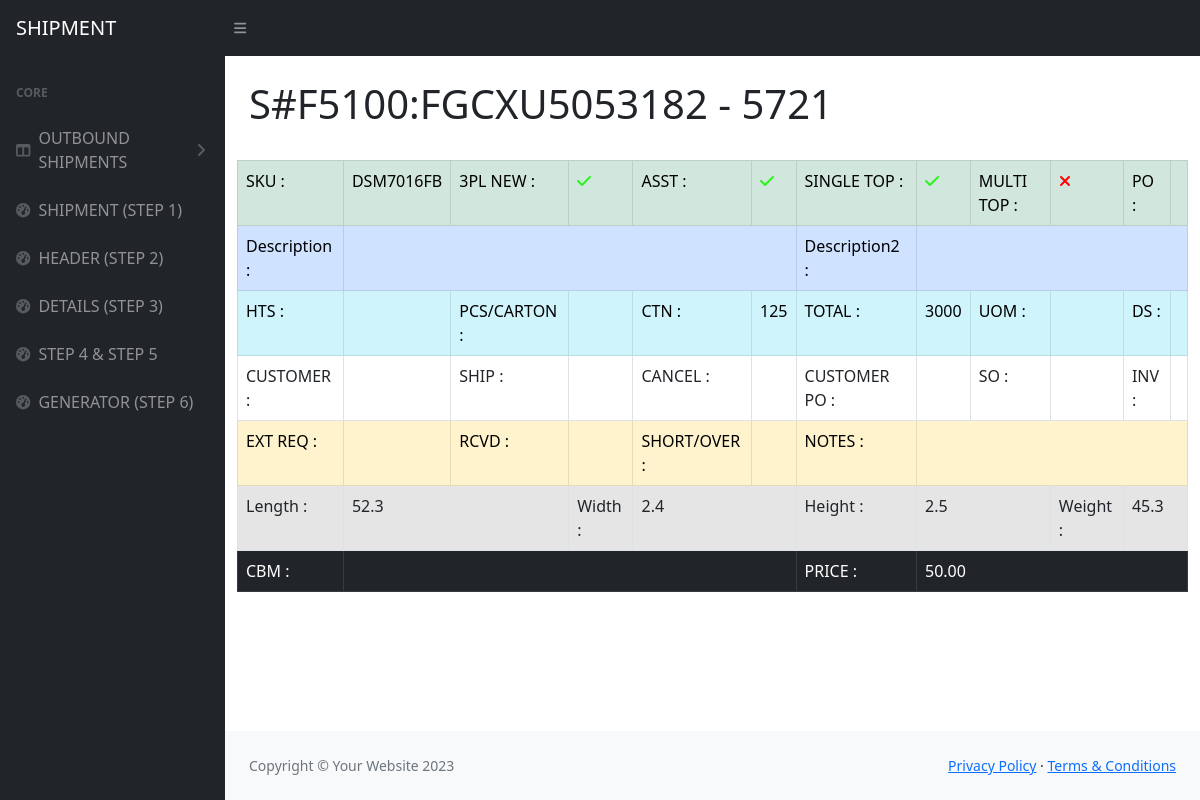
/index.php/setdetails/view/7, run on the app's committed database.
### tables this page shows
CREATE TABLE `shipment_details`  (
  `id` int UNSIGNED NOT NULL AUTO_INCREMENT COMMENT 'id',
  `shipment_id` int NULL DEFAULT NULL COMMENT 'shipment_id',
  `container_id` int NULL DEFAULT NULL COMMENT 'container_id',
  `po` varchar(255) NULL DEFAULT NULL COMMENT 'PO#',
  `style` varchar(255) NULL DEFAULT NULL COMMENT 'Style',
  `description` varchar(255) NULL DEFAULT NULL COMMENT 'description',
  `hts` varchar(255) NULL DEFAULT NULL COMMENT 'HTS',
  `pcs_carton` varchar(255) NULL DEFAULT NULL COMMENT 'PCS/CARTON',
  `ctn` varchar(255) NULL DEFAULT NULL COMMENT 'CTN',
  `total` varchar(255) NULL DEFAULT NULL COMMENT 'TOTAL',
  `uom` varchar(255) NULL DEFAULT NULL COMMENT 'UOM',
  `ds` varchar(255) NULL DEFAULT NULL COMMENT 'DS',
  `customer` varchar(255) NULL DEFAULT NULL COMMENT 'Customer',
  `ship` varchar(255) NULL DEFAULT NULL COMMENT 'ship',
  `cancel` varchar(255) NULL DEFAULT NULL COMMENT 'CANCEL',
  `customer_po` varchar(255) NULL DEFAULT NULL COMMENT 'CUSTOMER PO',
  `inv` varchar(255) NULL DEFAULT NULL COMMENT 'INV',
  `ext_req` varchar(255) NULL DEFAULT NULL COMMENT 'EXT_REQ',
  `rcvd` varchar(255) NULL DEFAULT NULL COMMENT 'RCVD',
  `short_over` varchar(255) NULL DEFAULT NULL COMMENT 'SHORT/OVER',
  `so` varchar(255) NULL DEFAULT NULL COMMENT 'SO',
  `notes` varchar(255) NULL DEFAULT NULL COMMENT 'NOTES',
  `upc` varchar(255) NULL DEFAULT NULL COMMENT 'UPC',
  `length` double NULL DEFAULT NULL COMMENT 'Length',
  `width` double NULL DEFAULT NULL COMMENT 'Width',
  `height` double NULL DEFAULT NULL COMMENT 'Height',
  `weight` double NULL DEFAULT NULL COMMENT 'weight',
  `cbm` varchar(255) NULL DEFAULT NULL COMMENT 'CBM',
  `price` decimal(10, 2) NULL DEFAULT NULL COMMENT 'PRICE',
  `show_flag` int NOT NULL DEFAULT 1 COMMENT '1-show 0-hide',
  `pl_new` int NOT NULL DEFAULT 0 COMMENT '0-old, 1-new',
  `asst` int UNSIGNED NULL DEFAULT 0 COMMENT '0-non active, 1-active',
  `single_top` int NULL DEFAULT 0 COMMENT '0-non active, 1-active',
  `multi_top` int NULL DEFAULT 0 COMMENT '0-non active, 1-active',
  `pl_add_flag` int NULL DEFAULT 0 COMMENT '0-add 1-new',
  `description2` varchar(255) NULL DEFAULT NULL COMMENT 'description2',
  PRIMARY KEY (`id`) USING BTREE,
  INDEX `container_forgin`(`container_id` ASC) USING BTREE,
  INDEX `shipment`(`shipment_id` ASC) USING BTREE,
  CONSTRAINT `container_forgin` FOREIGN KEY (`container_id`) REFERENCES `container` (`id`) ON DELETE CASCADE ON UPDATE RESTRICT,
  CONSTRAINT `shipment` FOREIGN KEY (`shipment_id`) REFERENCES `shipment` (`id`) ON DELETE CASCADE ON UPDATE RESTRICT
);

### application/controllers/SetDetails.php (called while the page is built, shortened)
<?php
class Setdetails extends CI_Controller {
	public function __construct()
    {
        $this->load->database();
        $this->load->helper('url');
        $this->load->library('session');
        $this->load->library('form_validation');
		$this->load->model('Container_model');
        $this->load->model('Shipment_model');
        $this->load->model('Details_model');
        $this->load->model('SkuList_model');
    }
    public function view($id)
    {
        $detail = $this->Details_model->getDetails($id)[0];
        $container_id = $detail->container_id;
        $container = $this->Container_model->getContainer($container_id)[0];
        $data = array(
            'header_title' => $container->shipment_name.':'.$container->name,
            'detail' => $detail
        );
        $this->load->view('layout/header');
		$this->load->view('setdetail/view', $data);
		$this->load->view('layout/footer');
    }
}

### index.php (called while the page is built, shortened)
<?php
require_once BASEPATH.'core/CodeIgniter.php';

### application/models/Details_model.php (called while the page is built, shortened)
<?php
class Details_model extends CI_Model {
    public function getDetails($id)
    {
        $this->db->from('shipment_details');
        $this->db->where('id', $id);
        $query = $this->db->get();
        if ($query->num_rows() > 0) {
            return $query->result();
        } else {
            return false;
        }
    }
}

### application/views/setdetail/view.php (the view, shortened to what this page needs)
<h1 class="mt-4"><?php echo $header_title?></h1>
<div class="row">
    <table class="table table-bordered">
        <tbody>
            <tr class="table-success">
                <td>SKU :</td>
                <td><?php echo $detail->style?></td>
                <td>3PL NEW :</td>
                <td><?php echo ($detail->pl_new==1 ? '<i class="fa-solid fa-check" style="color: #2df41f;"></i>' :'<i class="fa-solid fa-xmark" style="color: red;"></i>'); ?></td>
                <td>ASST :</td>
                <td><?php echo ($detail->asst==1 ? '<i class="fa-solid fa-check" style="color: #2df41f;"></i>' :'<i class="fa-solid fa-xmark" style="color: red;"></i>'); ?></td>
                <td>SINGLE TOP :</td>
                <td><?php echo ($detail->single_top==1 ? '<i class="fa-solid fa-check" style="color: #2df41f;"></i>' :'<i class="fa-solid fa-xmark" style="color: red;"></i>'); ?></td>
                <td>MULTI TOP :</td>
                <td><?php echo ($detail->multi_top==1 ? '<i class="fa-solid fa-check" style="color: #2df41f;"></i>' :'<i class="fa-solid fa-xmark" style="color: red;"></i>'); ?></td>
                <td>PO :</td>
                <td><?php echo $detail->po?></td>
            </tr>
            <tr class="table-primary">
                <td>Description :</td>
                <td colspan='5'><?php echo $detail->description?></td>
                <td>Description2 :</td>
                <td colspan='5'><?php echo $detail->description?></td>
            </tr>
            <tr class="table-info">
                <td>HTS :</td>
                <td><?php echo $detail->hts?></td>
                <td>PCS/CARTON :</td>
                <td><?php echo $detail->pcs_carton?></td>
                <td>CTN :</td>
                <td><?php echo $detail->ctn?></td>
                <td>TOTAL :</td>
                <td><?php echo $detail->total?></td>
                <td>UOM :</td>
                <td><?php echo $detail->uom?></td>
                <td>DS :</td>
                <td><?php echo $detail->ds?></td>
            </tr>
            <tr class="table-default">
                <td>CUSTOMER :</td>
                <td><?php echo $detail->customer?></td>
                <td>SHIP :</td>
                <td><?php echo $detail->ship?></td>
                <td>CANCEL :</td>
                <td><?php echo $detail->cancel?></td>
                <td>CUSTOMER PO :</td>
                <td><?php echo $detail->customer_po?></td>
                <td>SO :</td>
                <td><?php echo $detail->so?></td>
                <td>INV :</td>
                <td><?php echo $detail->inv?></td>
            </tr>
            <tr class="table-warning">
                <td>EXT REQ :</td>
                <td><?php echo $detail->ext_req?></td>
                <td>RCVD :</td>
                <td><?php echo $detail->rcvd?></td>
                <td>SHORT/OVER :</td>
                <td><?php echo $detail->short_over?></td>
                <td>NOTES :</td>
                <td colspan='5'><?php echo $detail->notes?></td>
            </tr>
            <tr class="table-active">
                <td>Length :</td>
                <td colspan='2'><?php echo $detail->length?></td>
                <td>Width :</td>
                <td colspan='2'><?php echo $detail->width?></td>
                <td>Height :</td>
                <td colspan='2'><?php echo $detail->height?></td>
                <td>Weight :</td>
                <td colspan='2'><?php echo $detail->weight?></td>
            </tr>
            <tr class="table-dark">
                <td>CBM :</td>
                <td colspan='5'><?php echo $detail->cbm?></td>
                <td>PRICE :</td>
                <td colspan='5'><?php echo $detail->price?></td>
            </tr>
        </tbody>
    </table>
</div>

### data on the page
shipment_details: style "DSM7016FB", ctn "125", total "3000", length "52.3", width "2.4", height "2.5", weight "45.3", price "50.00"

### other printed values
$header_title "S#F5100:FGCXU5053182 - 5721"
